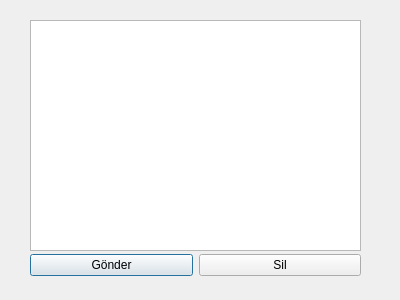
<?xml version="1.0" encoding="UTF-8"?>
<ui version="4.0">
 <class>textEditDialog</class>
 <widget class="QDialog" name="textEditDialog">
  <property name="geometry">
   <rect>
    <x>0</x>
    <y>0</y>
    <width>400</width>
    <height>300</height>
   </rect>
  </property>
  <property name="windowTitle">
   <string>Dialog</string>
  </property>
  <widget class="QWidget" name="gridLayoutWidget">
   <property name="geometry">
    <rect>
     <x>30</x>
     <y>250</y>
     <width>331</width>
     <height>31</height>
    </rect>
   </property>
   <layout class="QGridLayout" name="gridLayout">
    <item row="0" column="0">
     <widget class="QPushButton" name="sendButton">
      <property name="text">
       <string>Gönder</string>
      </property>
     </widget>
    </item>
    <item row="0" column="1">
     <widget class="QPushButton" name="deleteButton">
      <property name="text">
       <string>Sil</string>
      </property>
     </widget>
    </item>
   </layout>
  </widget>
  <widget class="QWidget" name="verticalLayoutWidget">
   <property name="geometry">
    <rect>
     <x>30</x>
     <y>20</y>
     <width>331</width>
     <height>231</height>
    </rect>
   </property>
   <layout class="QVBoxLayout" name="verticalLayout">
    <item>
     <widget class="QTextEdit" name="textEdit"/>
    </item>
   </layout>
  </widget>
 </widget>
 <resources/>
 <connections/>
</ui>
